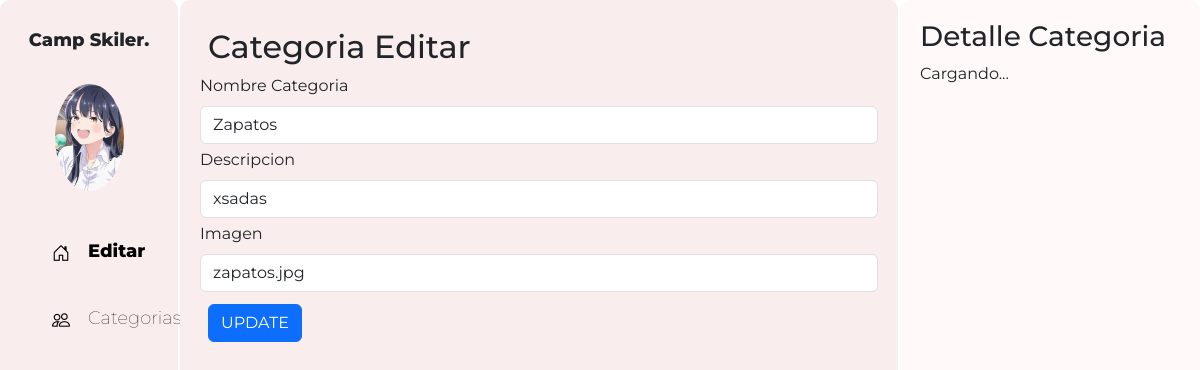
Screenshot of /CategoriasCrud/editarCategoria.php?Categoria_Id=9 with the database file from the repository.
### tables this page shows
CREATE TABLE Categoria(
    Categoria_Id INTEGER PRIMARY KEY AUTO_INCREMENT,
    Categoria_Nombre VARCHAR(255) NOT NULL,
    Descripcion VARCHAR(255) NOT NULL,
    Imagen LONGBLOB NOT NULL

);

### Config/config.php (called while the page is built, shortened)
<?php
    class Categoria{
        private $Categoria_Id;
        protected $dbCnx;
        public function __construct($Categoria_Id = 0, $Categoria_Nombre = "", $Descripcion = "", $Imagen = "")
        {
            $this->Categoria_Id = $Categoria_Id;
            $this->dbCnx = new PDO(DB_TYPE.":host=".DB_HOST.";dbname=".DB_NAME, DB_USER, DB_PWD, [PDO::ATTR_DEFAULT_FETCH_MODE => PDO::FETCH_ASSOC]);
        }
        public function setCategoria_Id($Categoria_Id)
        {
            $this->Categoria_Id = $Categoria_Id;
        }
        public function selectOneCategoria()
        {
            try {
                $stm = $this-> dbCnx -> prepare("SELECT * FROM Categoria WHERE Categoria_Id=?");
                $stm -> execute([$this->Categoria_Id]);
                return $stm->fetchAll();
            } catch (Exception $e) {
                return $e->getMessage();
            }
        }
    }
?>

### CategoriasCrud/editarCategoria.php (the view, shortened to what this page needs)
<?php
require_once("../Config/config.php");
$datos = new Categoria();
$Categoria_Id = $_GET["Categoria_Id"];
$datos->setCategoria_Id($Categoria_Id);
$record = $datos->selectOneCategoria();
$val = $record[0];
?>
<!DOCTYPE html>
<html>
<head>
  <link rel="stylesheet" href="https://cdn.jsdelivr.net/npm/bootstrap-icons@1.10.5/font/bootstrap-icons.css">
  <link href="https://cdn.jsdelivr.net/npm/bootstrap@5.3.0-alpha3/dist/css/bootstrap.min.css" rel="stylesheet"
>
  <link rel="stylesheet" type="text/css" href="../css/estudiantes.css">
</head>
<body>
  <div class="contenedor">
    <div class="parte-izquierda">
      <div class="perfil">
        <h3 style="margin-bottom: 2rem;">Camp Skiler.</h3>
        <img src="../images/ana.png" alt="" class="imagenPerfil">
      </div>
      <div class="menus">
        <a href="#" style="display: flex;gap:2px;">
          <i class="bi bi-house-door"> </i>
          <h3 style="margin: 0px;font-weight: 800;">Editar</h3>
        </a>
        <a href="#" style="display: flex;gap:2px;">
          <i class="bi bi-people"></i>
          <h3 style="margin: 0px;">Categorias</h3>
        </a>
      </div>
    </div>
    <div class="parte-media">
        <h2 class="m-2">Categoria Editar</h2>
      <div class="menuTabla contenedor2">
      <form class="col d-flex flex-wrap" action=""  method="post">
              <div class="mb-1 col-12">
                <label for="Categoria_Nombre" class="form-label">Nombre Categoria</label>
                <input
                  type="text"
                  id="Categoria_Nombre"
                  name="Categoria_Nombre"
                  class="form-control"
                  value="<?php echo $val["Categoria_Nombre"];?>"
                />
              </div>
              <div class="mb-1 col-12">
                <label for="direccion" class="form-label">Descripcion</label>
                <input
                  type="text"
                  id="Descripcion"
                  name="Descripcion"
                  class="form-control"
                  value="<?php echo $val["Descripcion"];?>"
                />
              </div>
              <div class="mb-1 col-12">
                <label for="logros" class="form-label">Imagen</label>
                <input
                  type="text"
                  id="Imagen"
                  name="Imagen"
                  class="form-control"
                  value="<?php echo $val["Imagen"];?>"
                />
              </div>
              <div class=" col-12 m-2">
                <input type="submit" class="btn btn-primary" value="UPDATE" name="editar"/>
              </div>
            </form>
      </div>
    </div>
    <div class="parte-derecho " id="detalles">
      <h3>Detalle Categoria</h3>
      <p>Cargando...</p>
    </div>
  </div>
</body>
</html>

### css/estudiantes.css (style rules this page uses)
body { font-family: 'Montserrat', sans-serif; height: 100%; overflow: hidden; }
.contenedor { display: flex; flex-direction: row; height: 100vh; margin: 0; }
.contenedor2 { overflow: auto; height: calc(100vh - 100px); }
.parte-media { background-color: #faeded; width: 60%; padding: 20px; border-radius: 10px; border-right: 2px solid rgb(255, 255, 255); }
.parte-derecho { background-color: #fff9f9; width: 25%; padding: 20px; border-radius: 10px; }
.imagenPerfil { border-radius: 100%; width: 50%; height: 50%; }
.perfil { display: flex; justify-content: center; align-items: center; flex-direction: column; font-size:large; font-weight: 800; }
.perfil h3 { font-size:large; font-weight: 800; margin-top: 10px; }
a { text-decoration: none; font-weight: lighter; color: black; }
.menus { padding-left: 2rem; margin-top: 2rem; display: flex; flex-direction: column; justify-content: center; gap: 40px; }
.menus h3 { font-weight: lighter; font-size:large }
i { margin-right: 1rem; font-size: large; }
.parte-izquierda { background-color: #faeded; width: 15%; border-right: 2px solid rgb(255, 255, 255); padding: 20px; border-radius: 10px; }

### rows the page displays
categoria: Categoria_Nombre "Zapatos", Descripcion "xsadas", Imagen "zapatos.jpg"
